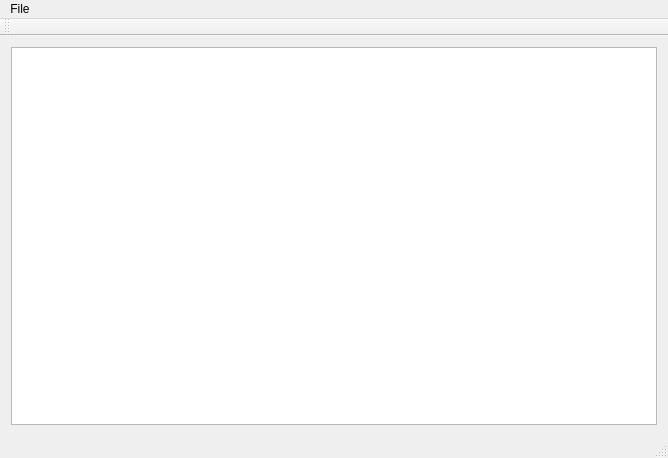
<?xml version="1.0" encoding="UTF-8"?>
<ui version="4.0">
 <class>MainWindow</class>
 <widget class="QMainWindow" name="MainWindow">
  <property name="geometry">
   <rect>
    <x>0</x>
    <y>0</y>
    <width>668</width>
    <height>458</height>
   </rect>
  </property>
  <property name="windowTitle">
   <string>MainWindow</string>
  </property>
  <widget class="QWidget" name="centralWidget">
   <layout class="QGridLayout" name="gridLayout">
    <item row="1" column="0" colspan="2">
     <widget class="QTextBrowser" name="textBrowser">
      <property name="verticalScrollBarPolicy">
       <enum>Qt::ScrollBarAsNeeded</enum>
      </property>
      <property name="horizontalScrollBarPolicy">
       <enum>Qt::ScrollBarAlwaysOff</enum>
      </property>
      <property name="sizeAdjustPolicy">
       <enum>QAbstractScrollArea::AdjustToContents</enum>
      </property>
      <property name="readOnly">
       <bool>false</bool>
      </property>
      <property name="html">
       <string>&lt;!DOCTYPE HTML PUBLIC &quot;-//W3C//DTD HTML 4.0//EN&quot; &quot;http://www.w3.org/TR/REC-html40/strict.dtd&quot;&gt;
&lt;html&gt;&lt;head&gt;&lt;meta name=&quot;qrichtext&quot; content=&quot;1&quot; /&gt;&lt;style type=&quot;text/css&quot;&gt;
p, li { white-space: pre-wrap; }
&lt;/style&gt;&lt;/head&gt;&lt;body style=&quot; font-family:'MS Shell Dlg 2'; font-size:8.25pt; font-weight:400; font-style:normal;&quot;&gt;
&lt;p align=&quot;justify&quot; style=&quot;-qt-paragraph-type:empty; margin-top:12px; margin-bottom:12px; margin-left:0px; margin-right:0px; -qt-block-indent:0; text-indent:0px; font-size:7.8pt;&quot;&gt;&lt;br /&gt;&lt;/p&gt;&lt;/body&gt;&lt;/html&gt;</string>
      </property>
     </widget>
    </item>
   </layout>
  </widget>
  <widget class="QMenuBar" name="menuBar">
   <property name="geometry">
    <rect>
     <x>0</x>
     <y>0</y>
     <width>668</width>
     <height>21</height>
    </rect>
   </property>
   <widget class="QMenu" name="menuFile">
    <property name="title">
     <string>File</string>
    </property>
    <addaction name="actionOpen"/>
   </widget>
   <addaction name="menuFile"/>
  </widget>
  <widget class="QToolBar" name="mainToolBar">
   <attribute name="toolBarArea">
    <enum>TopToolBarArea</enum>
   </attribute>
   <attribute name="toolBarBreak">
    <bool>false</bool>
   </attribute>
  </widget>
  <widget class="QStatusBar" name="statusBar"/>
  <action name="actionOpen">
   <property name="text">
    <string>Open</string>
   </property>
  </action>
 </widget>
 <layoutdefault spacing="6" margin="11"/>
 <resources/>
 <connections/>
</ui>
